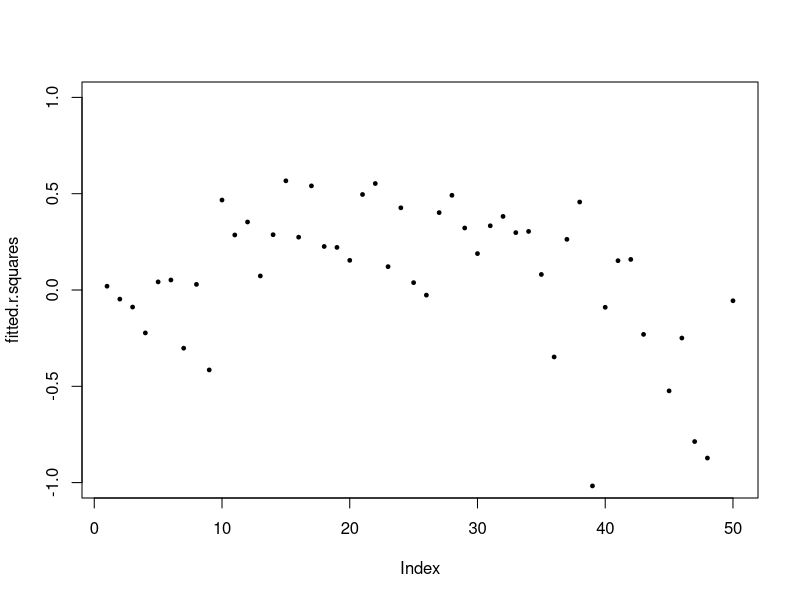

The R source for this figure: (Note: this script raises an error after producing the figure.)
# rm(list = ls())
# install.packages("caret") # for knn model
# library(caret)


n <- 100
p <- 50
error.sd <- 1
s_star <- 10
beta <- rep(0, p)
beta[s_star] <- 1

# simulated data
X <- array(rnorm(n * p), c(n, p))
y <- X %*% beta + error.sd * rnorm(n)


train.sample.ratio <- 0.6
fitted.r.squares <- c()
for (q in 1:p) {

  X.temp <- array(X[, 1:q], c(n, q))
  n_train.sample <- round(length(y) * train.sample.ratio)
  
  # Random sample splitting
  ind.train.sample <- sample(length(y), n_train.sample)
  ind.validation.sample <- setdiff(1:length(y), ind.train.sample)
  train.sample.y <- y[ind.train.sample]
  train.sample.X <- X.temp[ind.train.sample, ]
  validation.sample.y <- y[ind.validation.sample]
  validation.sample.X <- X.temp[ind.validation.sample, ]
  
  
  # linear regression :
  lm.model <- lm(train.sample.y ~ train.sample.X)
  predicted.values <- cbind(1, validation.sample.X) %*% lm.model$coefficients
  # 
  r.square <- 1 - 
    mean((validation.sample.y - predicted.values)^2) / var(validation.sample.y)
  fitted.r.squares <- c(fitted.r.squares, r.square)
}
# 觀察 validation sample fitted loss (R^2) 如何依參數變化。
plot(fitted.r.squares, ylim = c(-1, 1), pch = 19, cex = 0.5)
# 以上至此，今天設計統計預測模型時評比效能都靠這段代碼了。




###
####
# Your task:
# do the same thing for knn
# you may adjust the parameters p, error.sd, and s_star
# to get the U-shaped trade-off
# comment on the results

# simulated data
X <- array(rnorm(n * p), c(n, p))
y <- X %*% beta + 3 * rnorm(n)

# knn model
knn.model <- knnreg( 
  as.data.frame(X),
  y,
  k = 2
)

# In-sample predicted values of y
predicted.values <- predict(knn.model, X)
